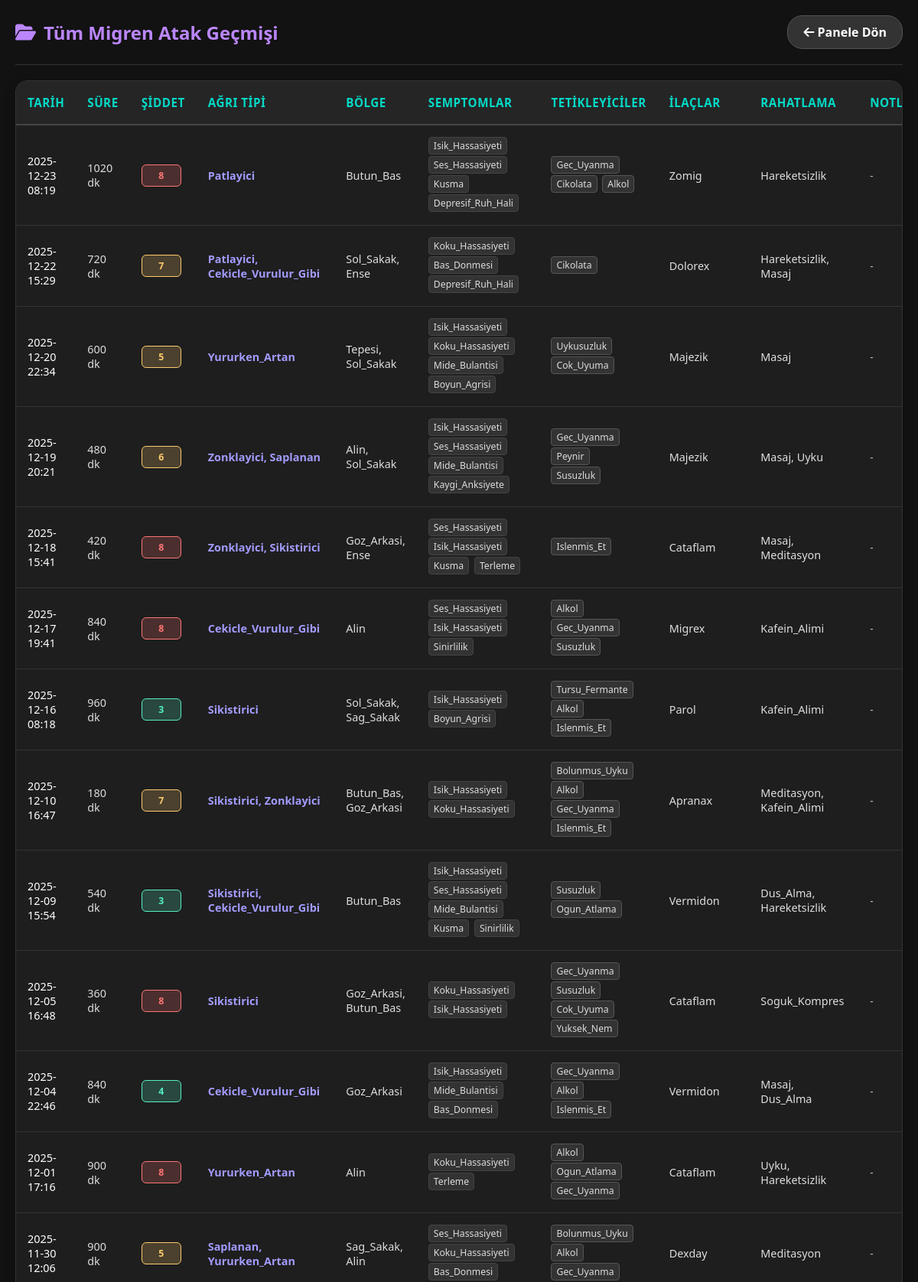
Screenshot of /tum-ataklar (signed in, upper part) with the database file from the repository.
### tables this page shows
CREATE TABLE ataklar (
            id INTEGER PRIMARY KEY AUTOINCREMENT,
            kullanici_id INTEGER,
            baslangic_zamani DATETIME,
            bitis_zamani DATETIME,
            sure_dk INTEGER,
            siddet INTEGER, 
            agri_tipleri TEXT,       
            semptomlar TEXT,         
            tetikleyiciler TEXT,     
            ilaclar TEXT,
            rahatlama_yontemleri TEXT,
            agri_konumu TEXT,
            notlar TEXT,
            FOREIGN KEY(kullanici_id) REFERENCES kullanicilar(id)
        );

### uygulama.py (the view)
@app.route('/tum-ataklar')
def tum_ataklar():
    if 'kullanici_id' not in session: return redirect(url_for('giris_yap'))
    conn = baglanti_kur()
    cursor = conn.cursor()
    cursor.execute("SELECT * FROM ataklar WHERE kullanici_id = ? ORDER BY baslangic_zamani DESC", (session['kullanici_id'],))
    veriler = cursor.fetchall()
    conn.close()
    temiz_veriler = []
    for v in veriler:
        x = dict(v)
        x['temiz_tarih'] = tarih_formatla(x['baslangic_zamani'])
        temiz_veriler.append(x)
    return render_template('tum_ataklar.html', ataklar=temiz_veriler)

### uygulama.py (called while the page is built)
def baglanti_kur():
    conn = sqlite3.connect('migren_projesi.db')
    conn.row_factory = sqlite3.Row
    return conn

def tarih_formatla(tarih_str):
    if not tarih_str: return ""
    try:
        temiz_tarih = tarih_str.split('.')[0]
        obj = datetime.strptime(temiz_tarih, '%Y-%m-%d %H:%M:%S')
        return obj.strftime('%Y-%m-%d %H:%M')
    except:
        return tarih_str[:16]

### templates/tum_ataklar.html (shortened to what this page needs)
<!DOCTYPE html>
<html lang="tr">
<head>
    <link rel="stylesheet" href="https://cdnjs.cloudflare.com/ajax/libs/font-awesome/6.4.0/css/all.min.css">
</head>
<body>
    <div class="container">
        <div class="header">
            <h2><i class="fas fa-folder-open"></i> Tüm Migren Atak Geçmişi</h2>
            <a href="{{ url_for('panel') }}" class="btn-back"><i class="fas fa-arrow-left"></i> Panele Dön</a>
        </div>
        <div class="table-wrapper">
            <table>
                <thead>
                    <tr>
                        <th>Tarih</th>
                        <th>Süre</th>
                        <th>Şiddet</th>
                        <th>Ağrı Tipi</th> <th>Bölge</th>
                        <th>Semptomlar</th>
                        <th>Tetikleyiciler</th>
                        <th>İlaçlar</th>
                        <th>Rahatlama</th>
                        <th>Notlar</th>
                    </tr>
                </thead>
                <tbody>
                    {% for atak in ataklar %}
                    <tr>
                        <td style="font-weight: 500; color: #fff;">{{ atak['temiz_tarih'] }}</td>
                        <td>{{ atak['sure_dk'] }} dk</td>
                        <td>
                            {% if atak['siddet'] >= 8 %}
                                <span class="badge siddet-yuksek">{{ atak['siddet'] }}</span>
                            {% elif atak['siddet'] >= 5 %}
                                <span class="badge siddet-orta">{{ atak['siddet'] }}</span>
                            {% else %}
                                <span class="badge siddet-dusuk">{{ atak['siddet'] }}</span>
                            {% endif %}
                        </td>
                        <td>
                            {% if atak['agri_tipleri'] %}
                                <span class="agri-tipi-badge">{{ atak['agri_tipleri'] }}</span>
                            {% else %}
                                <span class="text-muted">-</span>
                            {% endif %}
                        </td>
                        <td>
                            {% if atak['agri_konumu'] %}
                                {{ atak['agri_konumu'] }}
                            {% else %}
                                <span class="text-muted">-</span>
                            {% endif %}
                        </td>
                        <td style="max-width: 200px;">
                            {% if atak['semptomlar'] %}
                                {% for s in atak['semptomlar'].split(',') %}
                                    <span class="tag">{{ s.strip() }}</span>
                                {% endfor %}
                            {% else %}
                                <span class="text-muted">-</span>
                            {% endif %}
                        </td>
                        <td style="max-width: 200px;">
                            {% if atak['tetikleyiciler'] %}
                                {% for t in atak['tetikleyiciler'].split(',') %}
                                    <span class="tag" style="border-color:#555;">{{ t.strip() }}</span>
                                {% endfor %}
                            {% else %}
                                <span class="text-muted">-</span>
                            {% endif %}
                        </td>
                        <td>
                            {% if atak['ilaclar'] %}
                                {{ atak['ilaclar'] }}
                            {% else %}
                                <span class="text-muted">-</span>
                            {% endif %}
                        </td>
                        <td>
                            {% if atak['rahatlama_yontemleri'] %}
                                {{ atak['rahatlama_yontemleri'] }}
                            {% else %}
                                <span class="text-muted">-</span>
                            {% endif %}
                        </td>
                        <td style="font-size: 0.85em; color: #bbb; max-width: 150px;">
                            {% if atak['notlar'] %}
                                <i>"{{ atak['notlar'] }}"</i>
                            {% else %}
                                -
                            {% endif %}
                        </td>
                    </tr>
                    {% else %}
                    <tr>
                        <td colspan="10" style="text-align: center; padding: 40px; color: #666;">
                            Henüz kayıtlı bir atak bulunmuyor.
                        </td>
                    </tr>
                    {% endfor %}
                </tbody>
            </table>
        </div>
    </div>
</body>
</html>

### templates/tum_ataklar.html (style rules this page uses)
body { background-color: #121212; color: #e0e0e0; font-family: 'Segoe UI', sans-serif; margin: 0; padding: 20px; }
.container { max-width: 1400px; margin: 0 auto; }
.header { display: flex; justify-content: space-between; align-items: center; margin-bottom: 20px; padding-bottom: 20px; border-bottom: 1px solid #333; }
h2 { margin: 0; color: #bb86fc; display: flex; align-items: center; gap: 10px; }
.btn-back { background: #333; color: white; text-decoration: none; padding: 10px 20px; border-radius: 20px; font-weight: bold; transition: 0.3s; border: 1px solid #555; }
.table-wrapper { background: #1e1e1e; border-radius: 15px; box-shadow: 0 5px 15px rgba(0,0,0,0.3); border: 1px solid #333; overflow-x: auto; }
table { width: 100%; border-collapse: collapse; min-width: 1000px; }
th { background: #252526; color: #03dac6; text-align: left; padding: 18px 15px; border-bottom: 2px solid #444; font-size: 0.95em; text-transform: uppercase; letter-spacing: 0.5px; white-space: nowrap; }
td { padding: 15px; border-bottom: 1px solid #333; color: #ddd; vertical-align: middle; font-size: 0.9em; }
.badge { padding: 5px 10px; border-radius: 6px; font-weight: bold; font-size: 0.85em; display: inline-block; min-width: 30px; text-align: center; }
.siddet-dusuk { background: rgba(85, 239, 196, 0.2); color: #55efc4; border: 1px solid #55efc4; }
.siddet-orta { background: rgba(253, 203, 110, 0.2); color: #fdcb6e; border: 1px solid #fdcb6e; }
.siddet-yuksek { background: rgba(255, 118, 117, 0.2); color: #ff7675; border: 1px solid #ff7675; }
.tag { background: #333; padding: 2px 6px; border-radius: 4px; font-size: 0.85em; margin-right: 3px; display: inline-block; margin-bottom: 2px; border: 1px solid #444; }
.agri-tipi-badge { color: #a29bfe; font-weight: bold; }

### rows the page displays
ataklar: temiz_tarih "2025-12-23 08:19", sure_dk "1020", siddet "8", agri_tipleri "Patlayici", agri_konumu "Butun_Bas", strip "Isik_Hassasiyeti" "Ses_Hassasiyeti" "Kusma" "Depresif_Ruh_Hali", strip "Gec_Uyanma" "Cikolata" "Alkol", ilaclar "Zomig", rahatlama_yontemleri "Hareketsizlik"
ataklar: temiz_tarih "2025-12-22 15:29", sure_dk "720", siddet "7", agri_tipleri "Patlayici, Cekicle_Vurulur_Gibi", agri_konumu "Sol_Sakak, Ense", strip "Koku_Hassasiyeti" "Bas_Donmesi" "Depresif_Ruh_Hali", strip "Cikolata", ilaclar "Dolorex", rahatlama_yontemleri "Hareketsizlik, Masaj"
ataklar: temiz_tarih "2025-12-20 22:34", sure_dk "600", siddet "5", agri_tipleri "Yururken_Artan", agri_konumu "Tepesi, Sol_Sakak", strip "Isik_Hassasiyeti" "Koku_Hassasiyeti" "Mide_Bulantisi" "Boyun_Agrisi", strip "Uykusuzluk" "Cok_Uyuma", ilaclar "Majezik", rahatlama_yontemleri "Masaj"
ataklar: temiz_tarih "2025-12-19 20:21", sure_dk "480", siddet "6", agri_tipleri "Zonklayici, Saplanan", agri_konumu "Alin, Sol_Sakak", strip "Isik_Hassasiyeti" "Ses_Hassasiyeti" "Mide_Bulantisi" "Kaygi_Anksiyete", strip "Gec_Uyanma" "Peynir" "Susuzluk", ilaclar "Majezik", rahatlama_yontemleri "Masaj, Uyku"
ataklar: temiz_tarih "2025-12-18 15:41", sure_dk "420", siddet "8", agri_tipleri "Zonklayici, Sikistirici", agri_konumu "Goz_Arkasi, Ense", strip "Ses_Hassasiyeti" "Isik_Hassasiyeti" "Kusma" "Terleme", strip "Islenmis_Et", ilaclar "Cataflam", rahatlama_yontemleri "Masaj, Meditasyon"
ataklar: temiz_tarih "2025-12-17 19:41", sure_dk "840", siddet "8", agri_tipleri "Cekicle_Vurulur_Gibi", agri_konumu "Alin", strip "Ses_Hassasiyeti" "Isik_Hassasiyeti" "Sinirlilik", strip "Alkol" "Gec_Uyanma" "Susuzluk", ilaclar "Migrex", rahatlama_yontemleri "Kafein_Alimi"
ataklar: temiz_tarih "2025-12-16 08:18", sure_dk "960", siddet "3", agri_tipleri "Sikistirici", agri_konumu "Sol_Sakak, Sag_Sakak", strip "Isik_Hassasiyeti" "Boyun_Agrisi", strip "Tursu_Fermante" "Alkol" "Islenmis_Et", ilaclar "Parol", rahatlama_yontemleri "Kafein_Alimi"
ataklar: temiz_tarih "2025-12-10 16:47", sure_dk "180", siddet "7", agri_tipleri "Sikistirici, Zonklayici", agri_konumu "Butun_Bas, Goz_Arkasi", strip "Isik_Hassasiyeti" "Koku_Hassasiyeti", strip "Bolunmus_Uyku" "Alkol" "Gec_Uyanma" "Islenmis_Et", ilaclar "Apranax", rahatlama_yontemleri "Meditasyon, Kafein_Alimi"
ataklar: temiz_tarih "2025-12-09 15:54", sure_dk "540", siddet "3", agri_tipleri "Sikistirici, Cekicle_Vurulur_Gibi", agri_konumu "Butun_Bas", strip "Isik_Hassasiyeti" "Ses_Hassasiyeti" "Mide_Bulantisi" "Kusma" "Sinirlilik", strip "Susuzluk" "Ogun_Atlama", ilaclar "Vermidon", rahatlama_yontemleri "Dus_Alma, Hareketsizlik"
ataklar: temiz_tarih "2025-12-05 16:48", sure_dk "360", siddet "8", agri_tipleri "Sikistirici", agri_konumu "Goz_Arkasi, Butun_Bas", strip "Koku_Hassasiyeti" "Isik_Hassasiyeti", strip "Gec_Uyanma" "Susuzluk" "Cok_Uyuma" "Yuksek_Nem", ilaclar "Cataflam", rahatlama_yontemleri "Soguk_Kompres"
ataklar: temiz_tarih "2025-12-04 22:46", sure_dk "840", siddet "4", agri_tipleri "Cekicle_Vurulur_Gibi", agri_konumu "Goz_Arkasi", strip "Isik_Hassasiyeti" "Mide_Bulantisi" "Bas_Donmesi", strip "Gec_Uyanma" "Alkol" "Islenmis_Et", ilaclar "Vermidon", rahatlama_yontemleri "Masaj, Dus_Alma"
ataklar: temiz_tarih "2025-12-01 17:16", sure_dk "900", siddet "8", agri_tipleri "Yururken_Artan", agri_konumu "Alin", strip "Koku_Hassasiyeti" "Terleme", strip "Alkol" "Ogun_Atlama" "Gec_Uyanma", ilaclar "Cataflam", rahatlama_yontemleri "Uyku, Hareketsizlik"
ataklar: temiz_tarih "2025-11-30 12:06", sure_dk "900", siddet "5", agri_tipleri "Saplanan, Yururken_Artan", agri_konumu "Sag_Sakak, Alin", strip "Ses_Hassasiyeti" "Koku_Hassasiyeti" "Bas_Donmesi", strip "Bolunmus_Uyku" "Alkol" "Gec_Uyanma", ilaclar "Dexday", rahatlama_yontemleri "Meditasyon"
